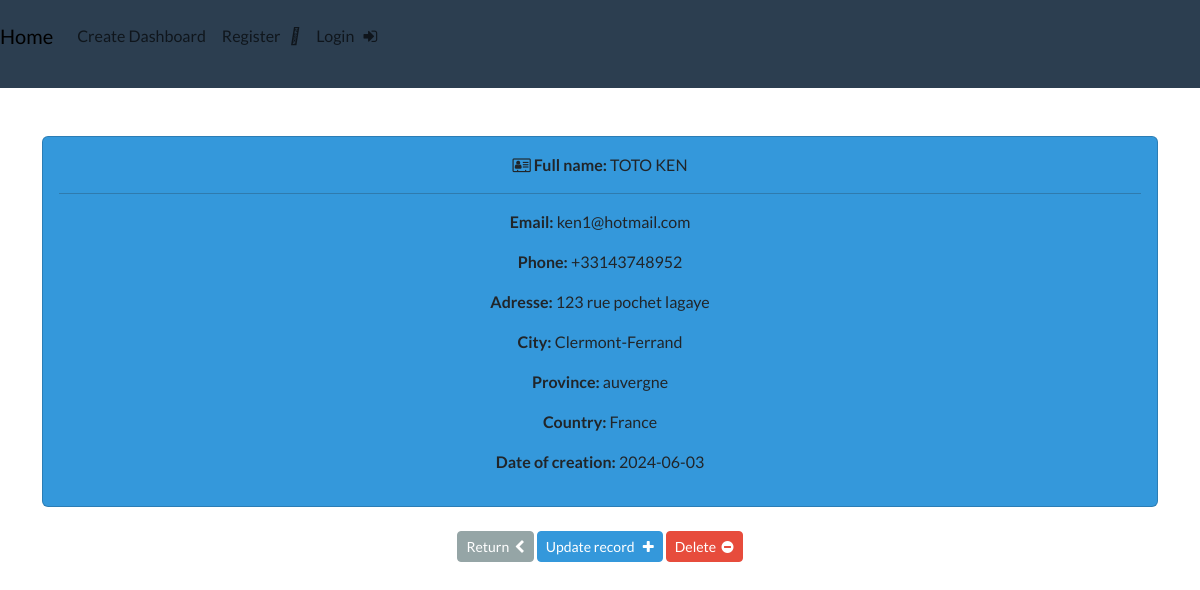
Page /record/10/ on the committed database.
### webapp/models.py (models this page shows, shortened)
class Record(models.Model):
	first_name = models.CharField(max_length=30)
	last_name = models.CharField(max_length=30)
	date_time = models.DateTimeField(auto_now_add=True)
	email = models.EmailField(max_length=254, unique=True)
	phone = models.CharField(max_length=20)
	adress = models.CharField(max_length=300)
	city = models.CharField(max_length=100)
	province = models.CharField(max_length=150)
	country = models.CharField(max_length=30)
	class Meta:
		verbose_name_plural = "Record"

### webapp/views.py (the view)
# urls.py: path('record/<int:pk>/', views.record_view, name="record-link"),
def record_view(request, pk):
	record = Record.objects.get(id=pk)
	return render(request, 'webapp/view_record.html', {'record':record})

### webapp/templates/webapp/view_record.html (shortened to what this page needs)
{% extends 'webapp/base.html'%}
{% block content %}
	<div class="card mt-5 text-center bg-info">
		<div class="card-body">
			<p><i class="fa fa-address-card-o" aria-hidden="true"></i>&nbsp;<strong>Full name:</strong> {{record.first_name|upper}} {{record.last_name|upper}}<p><hr>
			<p><strong>Email:</strong> {{record.email}}<p>
			<p><strong>Phone:</strong> {{record.phone}}<p>
			<p><strong>Adresse:</strong> {{record.adress}}<p>
			<p><strong>City:</strong> {{record.city}}<p>
			<p><strong>Province:</strong> {{record.province}}<p>
			<p><strong>Country:</strong> {{record.country}}<p>
			<p><strong>Date of creation:</strong> {{record.date_time|date:"Y-m-d"}}<p>
		</div>
	</div>
	<br>
	<div class="d-flex justify-content-center">
		<a type="submit" href="{% url 'webapp:dashboard-link' %}" class="btn btn-secondary btn-sm">Return &nbsp;<i class="fa fa-chevron-left" aria-hidden="true"></i></a>&nbsp;
 		<a type="submit" href="{% url 'webapp:update-link' record.id %}" class="btn btn-info btn-sm">Update record  &nbsp; <i class="fa fa-plus" aria-hidden="true"></i></a>&nbsp;
		<a type="submit" href="{% url 'webapp:delete-link' record.id %}" class="btn btn-danger btn-sm">Delete &nbsp;<i class="fa fa-minus-circle" aria-hidden="true"></i></a>
	</div>
{% endblock %}

### rows in the picture
Record: first_name "TOTO", last_name "KEN", email "ken1@hotmail.com", phone "+33143748952", adress "123 rue pochet lagaye", city "Clermont-Ferrand", province "auvergne", country "France", date_time "2024-06-03"
